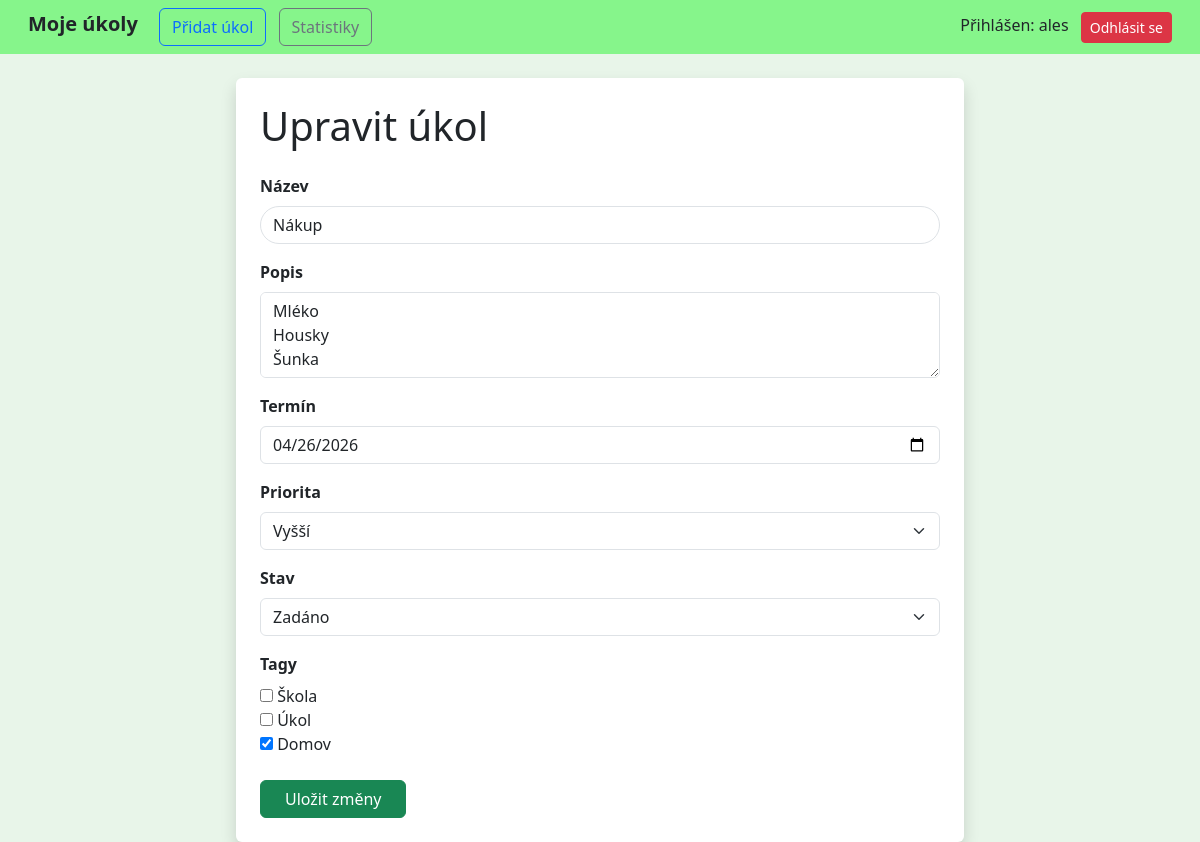
The app's page /edit/3/ (signed in), older data.
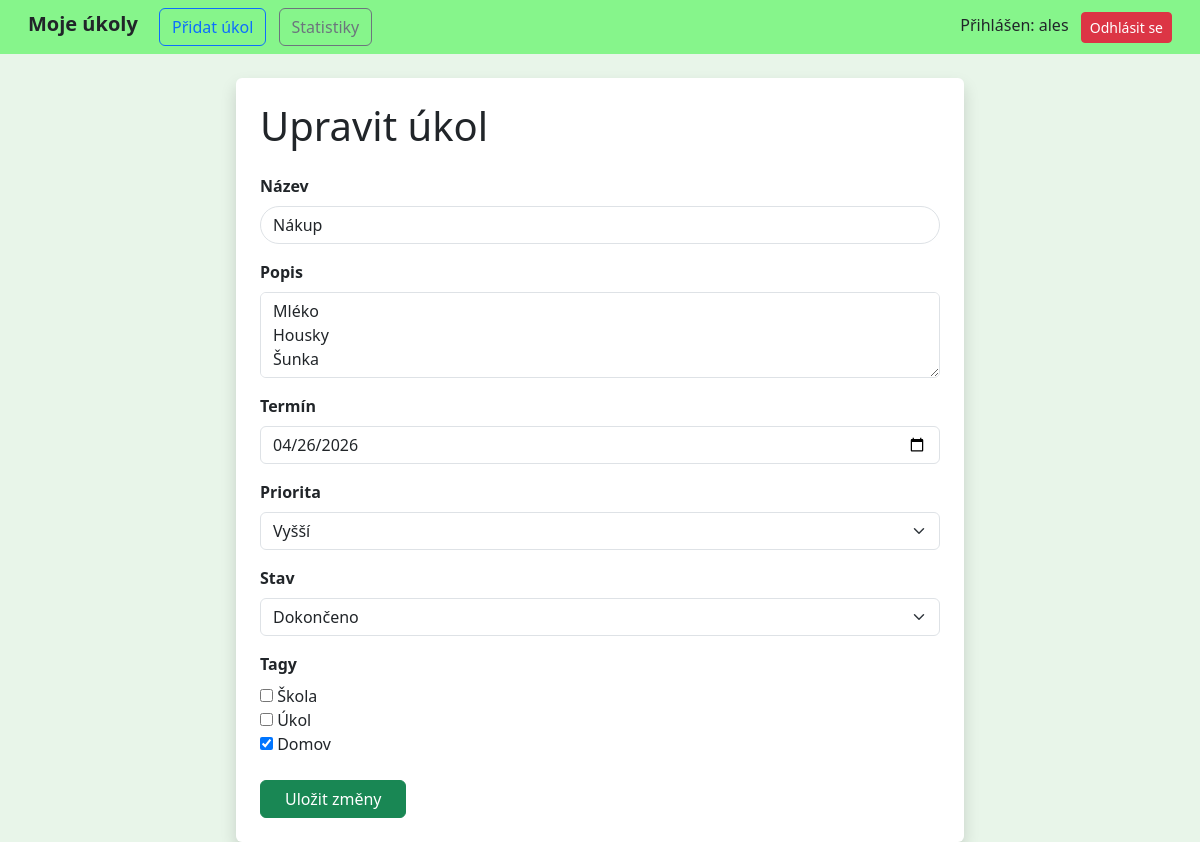
The same page, newer data.
### tasks/models.py (models this page shows, shortened)
class Task(models.Model):
    STATUS_CHOICES = [
        ('ZADANO', 'Zadáno'),
        ('ROZPRACOVANO', 'Rozpracováno'),
        ('DOKONCENO', 'Dokončeno'),
    ]
    PRIORITY_CHOICES = [
        (1, 'Vysoká'),
        (2, 'Vyšší'),
        (3, 'Střední'),
        (4, 'Nižší'),
        (5, 'Nízká'),
    ]
    title = models.CharField(max_length=200)
    description = models.TextField(blank=True)
    created_at = models.DateTimeField(auto_now_add=True)
    due_date = models.DateTimeField(null=True, blank=True)
    priority = models.IntegerField(choices=PRIORITY_CHOICES, default=3)
    status = models.CharField(max_length=20, choices=STATUS_CHOICES, default='ZADANO')
    user = models.ForeignKey(User, on_delete=models.CASCADE)
    tags = models.ManyToManyField(Tag, blank=True)

### tasks/views.py (the view)
# urls.py: path('edit/<int:task_id>/', views.edit_task, name='edit_task'),
def edit_task(request, task_id):
    task = get_object_or_404(Task, id=task_id, user=request.user)
    if request.method == 'POST':
        form = TaskForm(request.POST, instance=task)
        if form.is_valid():
            form.save()
            return redirect('task_list')
    else:
        form = TaskForm(instance=task)
    return render(request, 'tasks/task_form.html', {'form': form})

### tasks/forms.py
class TaskForm(forms.ModelForm):
    class Meta:
        model = Task
        fields = ['title', 'description', 'due_date', 'priority', 'status', 'tags']
        widgets = {
            'title': forms.TextInput(attrs={
                'class': 'form-control rounded-pill'
            }),
            'description': forms.Textarea(attrs={
                'class': 'form-control',
                'rows': 3
            }),
            'due_date': forms.DateInput(
                format='%Y-%m-%d',
                attrs={
                    'type': 'date',
                    'class': 'form-control'
                }
            ),
            'priority': forms.Select(attrs={
                'class': 'form-select'
            }),
            'status': forms.Select(attrs={
                'class': 'form-select'
            }),
            'tags': forms.CheckboxSelectMultiple(),
        }

### tasks/models.py (called while the page is built)
    def __str__(self):
        return self.name

### tasks/templates/tasks/task_form.html (shortened to what this page needs)
{% extends 'tasks/base.html' %}
{% block content %}
<div class="col-md-8 mx-auto">
    <div class="card shadow border-0 p-4">
        <h1 class="mb-4">
            {% if form.instance.pk %}
                Upravit úkol
            {% else %}
                Přidat úkol
            {% endif %}
        </h1>
        <form method="post">
            <div class="mb-3">
                <label class="form-label fw-bold">Název</label>
                {{ form.title }}
            </div>
            <div class="mb-3">
                <label class="form-label fw-bold">Popis</label>
                {{ form.description }}
            </div>
            <div class="mb-3">
                <label class="form-label fw-bold">Termín</label>
                {{ form.due_date }}
            </div>
            <div class="mb-3">
                <label class="form-label fw-bold">Priorita</label>
                {{ form.priority }}
            </div>
            <div class="mb-3">
                <label class="form-label fw-bold">Stav</label>
                {{ form.status }}
            </div>
            <div class="mb-4">
                <label class="form-label fw-bold">Tagy</label>
                {{ form.tags }}
            </div>
            <button class="btn btn-success px-4" type="submit">
                {% if form.instance.pk %}
                    Uložit změny
                {% else %}
                    Přidat
                {% endif %}
            </button>
        </form>
    </div>
</div>
{% endblock %}

Row changes from the older to the newer data that the page shows:
changed Task "Nákup": status "Zadáno" → "Dokončeno"
